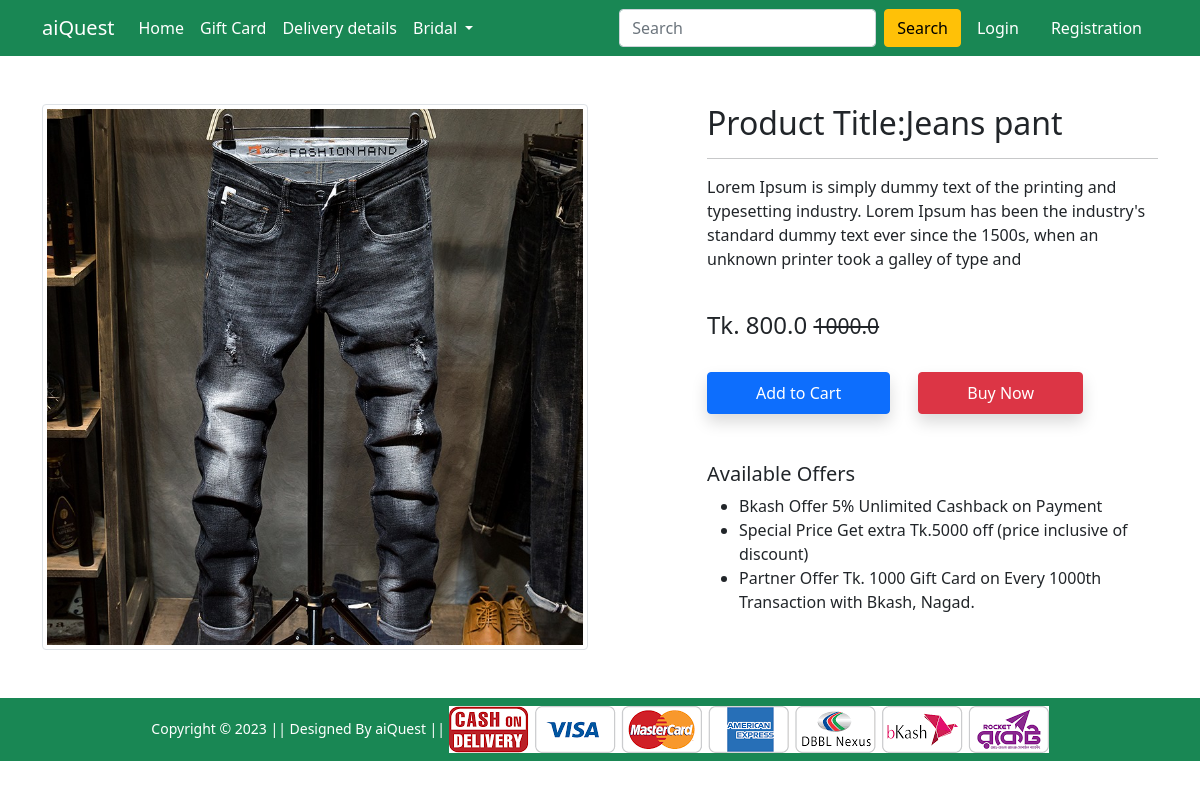
Page /product-detail/3 on the committed database.
### Shop/models.py (models this page shows, shortened)
class Product(models.Model):
    title = models.CharField(max_length=100)
    selling_price = models.FloatField()
    discounted_price = models.FloatField()
    description = models.TextField()
    brand = models.CharField(max_length=100)
    category = models.CharField(choices=CATEGORIES_CHOICES, max_length=2)
    product_image = models.ImageField(upload_to='productimg')

### Shop/views.py (the view)
class ProductDetailView(View):
    def get(self, request, pk):
        totalitem = 0
        product = Product.objects.get(pk=pk)
        item_already_in_cart = False
        if request.user.is_authenticated:
            totalitem = len(Cart.objects.filter(user=request.user))
            item_already_in_cart = Cart.objects.filter(Q(product=product.id) & Q(user=request.user)).exists()
        return render(request, 'Shop/productdetail.html', {'product': product , "item_already_in_cart":item_already_in_cart,'totalitem':totalitem})

### Shop/templates/Shop/productdetail.html (shortened to what this page needs)
{% extends 'Shop/base.html' %}
{% load static %}
{% block main-content %}
<div class="container my-5">
    <div class="row">
        <div class="col-sm-6 text-center align-self-center">
            <img src="{{product.product_image.url}}" alt="" class="img-fluid img-thumbnail">
        </div>
        <div class="col-sm-5 offset-sm-1">
            <h2>Product Title:{{product.title}}</h2>
            <hr>
            <p> {{product.description}}</p> <br>
            <h4>Tk.  {{product.discounted_price}} <small class="fw-light text-decoration-line-through"> {{product.selling_price}}</small></h4> <br>
            {% if item_already_in_cart %}
            <a href="{% url 'showcart' %}" class="btn btn-warning shadow px-5 py-2 ms-4">Go to cart</a>
            {% else %}
             <form action="/add-to-cart" class="d-inline">
                <button type="submit" class="btn btn-primary shadow px-5 py-2">Add to Cart</button>
             </form>
             {% endif %}
            <a href="{% url 'checkout' %}" class="btn btn-danger shadow px-5 py-2 ms-4">Buy Now</a>
            <h5 class="mt-5">Available Offers</h5>
            <ul>
                <li>Bkash Offer 5% Unlimited Cashback on Payment</li>
                <li>Special Price Get extra Tk.5000 off (price inclusive of discount)</li>
                <li>Partner Offer Tk. 1000 Gift Card on Every 1000th Transaction with Bkash, Nagad.</li>
            </ul>
        </div>
    </div>
</div>
{% endblock main-content %}

### rows in the picture
Product: product_image (picture), title "Jeans pant", description "Lorem Ipsum is simply dummy text of the printing and typesetting industry. Lorem Ipsum has been the industry's standard dummy text ever since the 1500s, when an unknown printer took a galley of type and", discounted_price "800.0", selling_price "1000.0"
